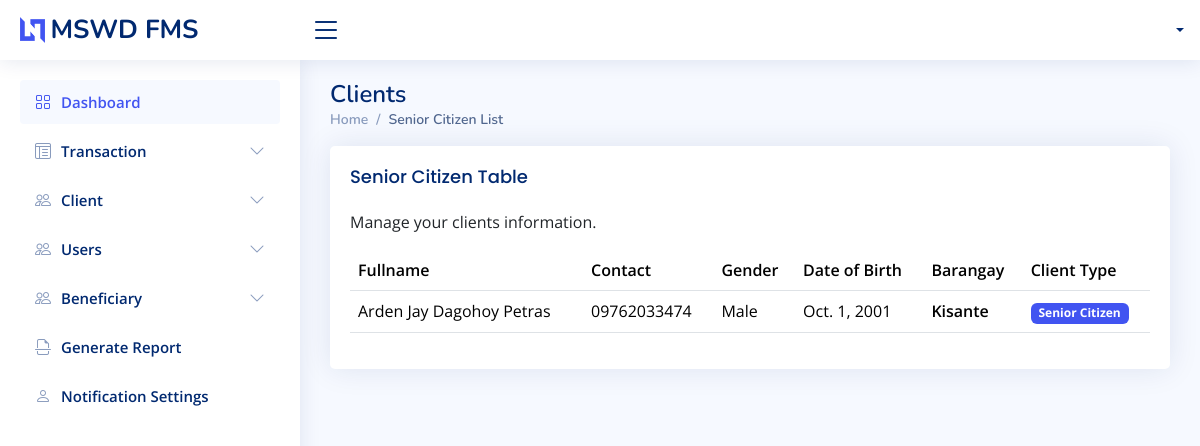
The app's page /senior/list with its own data.
### app/models.py (models this page shows, shortened)
class Client(models.Model):
    MARITAL_STATUS = (
        ("Single", "Single"),
        ("Married", "Married"),
        ("Divorced", "Divorced"),
        ("Widowed", "Widowed"),
        ("Annulled", "Annulled"),
    )
    CLIENT_TYPE = (
        ("Senior Citizen", "Senior Citizen"),
        ("Family Solo Parent", "Family Solo Parent"),
        ("PWD", "PWD"),
    )
    first_name = models.CharField(max_length=50, unique=False, db_index=True)
    middle_name = models.CharField(max_length=50, unique=False, db_index=True, blank=True, null=True, help_text="Optional middle name")
    last_name = models.CharField(max_length=50, unique=False, db_index=True)
    contact_number = models.CharField(max_length=50, unique=True, db_index=True)
    gender = models.CharField(
        max_length=10, db_index=True, choices=(("Male", "Male"), ("Female", "Female"))
    )
    marital_status = models.CharField(
        max_length=50, db_index=True, choices=MARITAL_STATUS
    )
    birth_date = models.DateField(auto_now_add=False, null=False, db_index=True)
    barangay = models.CharField(max_length=255, null=False, db_index=True)
    address = models.TextField(max_length=255, null=False)
    client_type = models.CharField(max_length=50, choices=CLIENT_TYPE)
    date_added = models.DateTimeField(auto_now_add=True)
    who_will_claim = models.CharField(max_length=255, null=True, blank=True)
    def get_fullname(self):
        middle_initial = (
            self.middle_name.split()[0].capitalize() if self.middle_name else ""
        )
        return f"{self.first_name} {middle_initial} {self.last_name}".strip()
    class Meta:
        verbose_name = 'Client'
        verbose_name_plural = 'Clients'

### app/views.py (the view)
# urls.py: path('senior/list', SeniorCitizenView.as_view(), name="senior_list"),
class SeniorCitizenView(View):
    template_name = 'view_templates/senior_citizen.html'
    def get(self, request):
        context = {}
        context['clients'] = Client.objects.filter(
            client_type=Client.CLIENT_TYPE[0][0]
        )
        return render(request, self.template_name, context)

### app/templates/view_templates/senior_citizen.html (shortened to what this page needs)
{% extends './../includes/base.html' %}
{% block content %}
<div class="pagetitle">
    <h1>Clients</h1>
    <nav>
        <ol class="breadcrumb">
            <li class="breadcrumb-item">
                <a href="{% url 'dashboard' %}">Home</a>
            </li>
            <li class="breadcrumb-item active">Senior Citizen List</li>
        </ol>
    </nav>
</div>
<section class="section">
    <div class="row">
        <div class="col-lg-12">
            <div class="card">
                <div class="card-body">
                    <div class="d-flex justify-content-between align-items-center">
                        <div>
                            <h5 class="card-title">Senior Citizen Table</h5>
                            <p>Manage your clients information.</p>
                        </div>
                    </div>
                    <div class="table-responsive">
                        <table class="table datatable">
                            <thead>
                                <tr>
                                    <th>Fullname</th>
                                    <th>Contact</th>
                                    <th>Gender</th>
                                    <th>Date of Birth</th>
                                    <th>Barangay</th>
                                    <th>Client Type</th>
                                </tr>
                            </thead>
                            <tbody>
                                {% for item in clients %}
                                <tr>
                                    <td>{{ item.get_fullname }}</td>
                                    <td>{{ item.contact_number }}</td>
                                    <td>{{ item.gender }}</td>
                                    <td>{{ item.birth_date }}</td>
                                    <th>{{ item.barangay }}</th>
                                    <th>
                                        <div class="badge bg-primary">
                                            {{ item.client_type }}
                                        </div>
                                    </th>
                                </tr>
                                {% endfor %}
                            </tbody>
                        </table>
                    </div>
                </div>
            </div>
        </div>
    </div>
</section>
{% endblock %}

### static/assets/css/style.css (style rules this page uses)
:root { scroll-behavior: smooth; }
body { font-family: "Open Sans", sans-serif; background: #f6f9ff; color: #444444; }
a { color: #4154f1; text-decoration: none; }
h1, h2, h3, h4, h5, h6 { font-family: "Nunito", sans-serif; }
.pagetitle { margin-bottom: 10px; }
.pagetitle h1 { font-size: 24px; margin-bottom: 0; font-weight: 600; color: #012970; }
.card { margin-bottom: 30px; border: none; border-radius: 5px; box-shadow: 0px 0 30px rgba(1, 41, 112, 0.1); }
.card-title { padding: 20px 0 15px 0; font-size: 18px; font-weight: 500; color: #012970; font-family: "Poppins", sans-serif; }
.card-body { padding: 0 20px 20px 20px; }
.breadcrumb { font-size: 14px; font-family: "Nunito", sans-serif; color: #899bbd; font-weight: 600; }
.breadcrumb a { color: #899bbd; transition: 0.3s; }
.breadcrumb .breadcrumb-item::before { color: #899bbd; }
.breadcrumb .active { color: #51678f; font-weight: 600; }

### app/templates/includes/base.html (style rules this page uses)
.bg-primary { background-color: #4154f1 !important; }
tr th { font-weight: 600; color: #012970; }

### records on screen
Client: get_fullname "Arden Jay Dagohoy Petras", contact_number "09762033474", gender "Male", birth_date "Oct. 1, 2001", barangay "Kisante", client_type "Senior Citizen"
